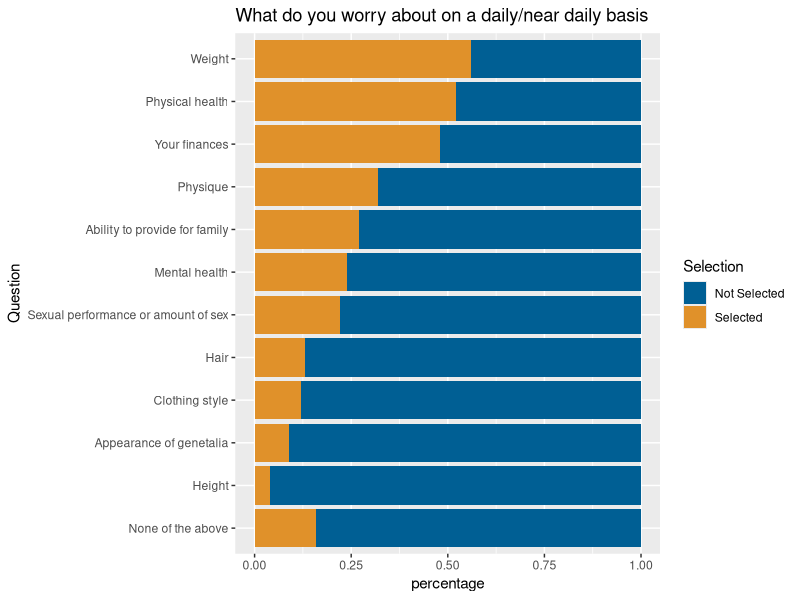

This chart was generated by the following R code: (Note: this script raises an error after producing the figure.)
library(tidyverse)
Test <- read_csv2("Shiny App/data_files/Clean_Multi_Column.csv")

Test <- Test %>%
  group_by(Question) %>%
  mutate(percentage = Value / sum(Value) * 100)

Test$Selection = as.factor(Test$Selection)
Test$Selection = factor(Test$Selection, levels = c("Not Selected", "Selected"))
Test$percentage = round(Test$percentage, 0)
Test$Question = factor(Test$Question, levels = c("None of the above", "Height", "Appearance of genetalia", "Clothing style", "Hair", "Sexual performance or amount of sex",
                                                 "Mental health", "Ability to provide for family", "Physique", "Your finances", "Physical health",
                                                 "Weight"))
ggplot(Test, aes(fill = Selection, x = Question, y = percentage)) +
  geom_bar(position = "fill", stat = "identity") +
  coord_flip() +
  scale_fill_manual(values = c("#005F94", "#E0912A")) +
  labs(title = "What do you worry about on a daily/near daily basis")

# SAVE THIS FUCKING LINK
# https://gist.github.com/ale-lazic/f9754aff54acfcc0e32718d5685817c3


worry_about

test2 <- data.frame(q = worry_about$q0008_0012, race = worry_about$q0028)

test2 %>%
  summarise(n_notSelected = sum(q == "Not selected"), nSelected = sum(q != "Not selected"))

test3 <- test2 %>%
  group_by(race)

test3 %>%
  summarise(n_notSelected = sum(q == "Not selected"), nSelected = sum(q != "Not selected"))


anim <- read.csv2("Shiny App/data_files/Animate.csv")
anim
view(anim)

anim <- anim %>%
  group_by(Question, Race) %>%
  mutate(notSelectedPerc = Not.Selected / sum(Not.Selected + Selected) * 100 ,SelectedPerc = Selected / sum(Not.Selected + Selected) * 100 )
